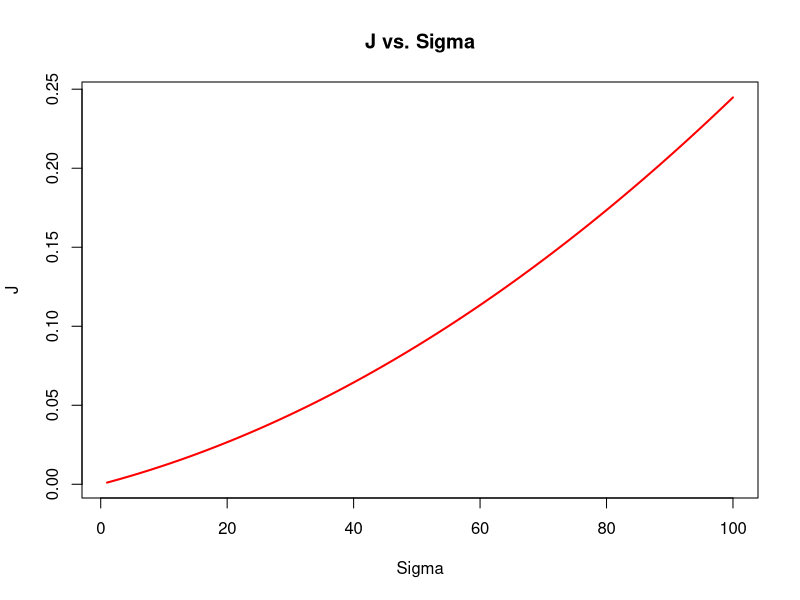

This figure's R source:
library(purrr)
library(dplyr)

# Corlas Functions --------------------------------------------------------

E =30e3 # Young's Modulus (ksi)

sig_y <- 52 # ksi - YS
sig_u <- 1.49*sig_y # ksi - UTS
# UTS ~ 1.49* YS on average if unknown

n <- 0.537 - 0.526 * sig_y / sig_u
# fit equation to strain hardening data
# Do not use the equation given in the paper,
# horrible fit to data and only based on 4 data points

D <- 10 # Diameter (in.)

R <- D/2 # Radius (in.)

# n <- 0.167 # from testing data if available

a <- 0.10 # crack depth (in.)

L <- 12 # crack length (in.)

a/L # depth/Length ratio

c <- L/2 # c = 1/2 * L (in.)

t <- 0.375 # wall thickness (in.)

at <- a/t # depth to wt ratio

# Charpy Data -------------------------------------------------------------

CVN_ss <- 10 #Sub Size Charpy Energy (Ft-lbs)

t_ss <- 10 # Sub size charpy thickness in mm
t_fs <- 0.394 # Full size charpy in inches
SA_ss <- 0.99 # Shear area in decimal percent


CVN_us_ss <- CVN_ss / (0.9 * SA_ss + 0.1) # CVN upper shelf sub size (ft-lbs)

CVN_us_fs <- CVN_us_ss * (t_fs / (t_ss / 25.4)) # CVN upper shelf full size (ft-lbs)
# convert t_ss from mm to inches


# Free surface factor -----------------------------------------------------

F_sf1 <- a / c + 2 * t / (pi * a) * (1 - a / c) * tan(pi * a / (2 * t))
# for at <= 0.95

F_sf2 <- a / c + (1 - a / c) * (8.515 + (162 / t) * (a / t - 0.95))
# for 0.95 < at < 1.0

F_s <-  ifelse(at <= 0.95, F_sf1, F_sf2)
# choose right equation based on a/t ratio


# Shape Factor ------------------------------------------------------------
Q_f <-
  1.2581 - 0.20589 * (a / (2 * c)) - 11.493 * (a / (2 * c)) ^ 2 + 29.586 *
  (a / (2 * c)) ^ 3 - 23.584 * (a / (2 * c)) ^ 4 #elliptical shape factor

f_3 <-  (3.85 * sqrt (1 / n) * (1 - n) + (pi * n)) * (1 + n) #f3(n) factor
# Shih and Hutchinson equation

eps_y <- 0.005 - sig_y / E #plastic strain @ 0.5% yield

Ks <- (sig_y / (0.005 - sig_y / E) ^ n) #eq(14) in IPC paper
# This relates the plastic strain at an arbitrary stress
# epsilon_p = (S/K_s)^1/n eq(15): IPC paper use eq(15)in J calc in replace of
# The plastic strain variable since it is dependent on S


# J Integral --------------------------------------------------------------
# A conservative lower-bound value for submerged arc welds
# in many structural and low-alloy steels is 500 in-lb/in2

J1c <- 10e-3* CVN_us_fs #Critical toughness (in-Klb/in2)
# converted to Kips so units are consistent with YS, etc.
# Other correlations suggested are 12CVN/Ac (Ac = area of FS charpy 0.124 in^2)

J1c #print the J1c

# J integral function used to find stress when J1c = J
# J1c is subtracted from J equation since it is being used to find the root
# uniroot function assumes equation is equal to zero to find root

J <-  function(S) {
  Q_f * F_s * a * (S ^ 2 * pi  / E + f_3 * n * (S / Ks) ^ (1 / n)  * S) - J1c
}

 # Failure stress based on J integral
S1 <- uniroot(J,c(1,100), extendInt = "yes")$root
S1
# keep just the root solution (ksi)
# failure stress for J-integral, finds the root when J1c = J, solves for
# stress wider search intervals don't effect the time to find root is no
# practical difference - set search interval between 1 and 100 to find root

# Folias Factor -----------------------------------------------------------
M_T1 <- sqrt(1 + 1.255 * (c / sqrt(R * t)) ^ 2 -
               0.0135 * (c / sqrt(R * t)) ^ 4) #for c^2/Rt <= 25


M_T2 <- 0.064 * (c / sqrt(R * t)) # for c^2/Rt > 25

M_T <- ifelse(c ^ 2 / (R * t) > 25, M_T2, M_T1)
# Select appropriate Folias factor


# Flow stress -------------------------------------------------------------
sig_f1 <- sig_y + 10 # ksi

sig_f2 <- sig_y + 0.5 * (sig_u - sig_y)
#ksi - Paper suggests that Cf = 0.5 is reasonable fit

sig_flow <- min(sig_f1, sig_f2) #flow stress = min between the two

S2 <- sig_flow * ((1 - L * a / (L * t)) / (1 - L * a / (M_T * L * t)))
# failure pressure based on effective area and folias factor

S1 # print S1 as a check
S2 # print S2 as a check

fail <- min(S1, S2) # find min between S1 and S2

paste("The failure Pressure is ",round(fail,1)) # print failure pressure


#Quick plot to show J vs. Sigma

x <- 1:100

eps_p <- (S1 / Ks) ^ (1 / n)

J_x <- 1:100 %>%
  map_dbl(~ Q_f * F_s * (.x ^ 2 * pi * a / E + f_3 * n * a * eps_p * .x))

j_df <- bind_cols(x= x, J =J_x) #bind into single data frame

#Quick plot
plot(J ~ x , j_df, main = "J vs. Sigma", xlab = "Sigma", type="l", lwd=2, col='red')

fail/sig_y